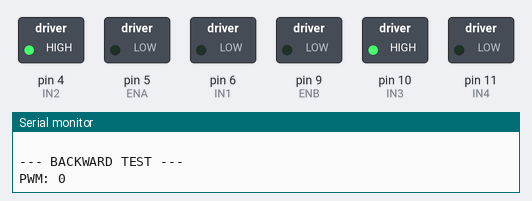
Bench run of a sketch on a simulated Arduino Leonardo, built with avr-gcc and run on an emulated ATmega32U4. On the bench: switched loads named in the sketch (green lamp = pin HIGH), the last lines printed to the serial monitor.

Above: at 0.1 s.
At 39.1 s:
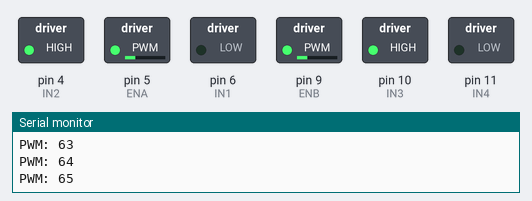
Timing chart, 0 to 40.0 s (numbered marks = the images above):
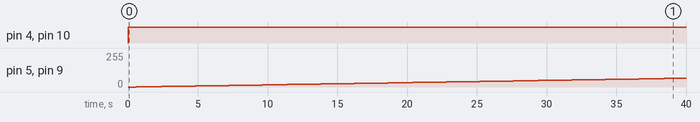

Measured:
- by itself, pin 4 (IN2), pin 10 (IN3): LOW → HIGH at 0.00 s
- by itself, pin 5 (ENA), pin 9 (ENB): moves from 0/255 to 66/255 over 39.0 s

The sketch:

motor_calibration.ino
```cpp
// Motor driver pins (Leonardo)
const int ENA = 5;
const int IN1 = 6;
const int IN2 = 4;

const int ENB = 9;
const int IN3 = 10;
const int IN4 = 11;

void setup() {
  Serial.begin(9600);

  pinMode(ENA, OUTPUT);
  pinMode(IN1, OUTPUT);
  pinMode(IN2, OUTPUT);

  pinMode(ENB, OUTPUT);
  pinMode(IN3, OUTPUT);
  pinMode(IN4, OUTPUT);

  Serial.println("=== MOTOR PWM CALIBRATION ===");
  Serial.println("Watch wheels and note MIN PWM when they START MOVING");
  Serial.println(" ");
}

void testForward() {
  Serial.println("\n--- FORWARD TEST ---");

  // Direction FORWARD
  digitalWrite(IN1, HIGH);
  digitalWrite(IN2, LOW);

  digitalWrite(IN3, LOW);
  digitalWrite(IN4, HIGH);

  for (int p = 0; p <= 255; p++) {
    analogWrite(ENA, p);
    analogWrite(ENB, p);

    Serial.print("PWM: ");
    Serial.println(p);

    delay(600);
  }

  analogWrite(ENA, 0);
  analogWrite(ENB, 0);
  delay(1500);
}

void testBackward() {
  Serial.println("\n--- BACKWARD TEST ---");

  // Direction BACKWARD
  digitalWrite(IN1, LOW);
  digitalWrite(IN2, HIGH);

  digitalWrite(IN3, HIGH);
  digitalWrite(IN4, LOW);

  for (int p = 0; p <= 255; p++) {
    analogWrite(ENA, p);
    analogWrite(ENB, p);

    Serial.print("PWM: ");
    Serial.println(p);

    delay(600);
  }

  analogWrite(ENA, 0);
  analogWrite(ENB, 0);
  delay(1500);
}

void loop() {
  // testForward();
  testBackward();
  Serial.println("\nRESTART Arduino to test again...");
  while (1);
}
```
